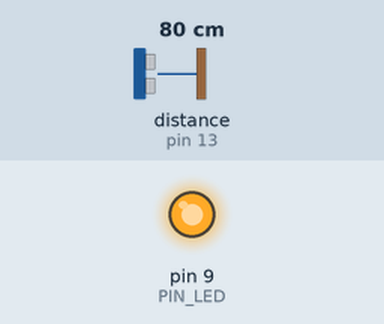
Recording of a sketch running on a simulated Arduino Uno, built with avr-gcc and run on an emulated ATmega328P. Parts: output pins drawn as LEDs (lit = HIGH). Wiring (inferred from the names in the program): ultrasonic range finder: trigger pin 12; echo pin 13. The test bench sets the inputs (shaded band); at power-on: distance to the obstacle (sensor on pin 13) 80 cm. The echo pulse lasts 58.3 µs per cm; pins used as bus, display or sensor lines are not drawn; what the sketch prints to the serial monitor is not drawn.

Above: at 0.15 s.
Timing chart, 0 to 1.6 s (numbered marks = the images above):
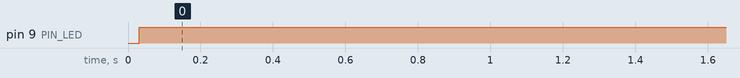

Measured:
- by itself, pin 9 (PIN_LED): LOW → HIGH at 0.03 s

The sketch:

09_challenge_1.ino
```cpp
// Arduino pin assignment
#define PIN_LED  9
#define PIN_TRIG 12
#define PIN_ECHO 13

// configurable parameters
#define SND_VEL 346.0     // sound velocity at 24 celsius degree (unit: m/sec)
#define INTERVAL 25       // sampling interval (unit: msec)
#define PULSE_DURATION 10 // ultra-sound Pulse Duration (unit: usec)
#define _DIST_MIN 100     // minimum distance to be measured (unit: mm)
#define _DIST_MAX 300     // maximum distance to be measured (unit: mm)

#define TIMEOUT ((INTERVAL / 2) * 1000.0) // maximum echo waiting time (unit: usec)
#define SCALE (0.001 * 0.5 * SND_VEL)     // coefficent to convert duration to distance

#define _EMA_ALPHA 0.5    // EMA weight of new sample (range: 0 to 1)
                          // Setting EMA to 1 effectively disables EMA filter.

#define MEDIAN_NUM 30

// global variables
unsigned long last_sampling_time;   // unit: msec
float dist_prev = _DIST_MAX;        // Distance last-measured
float dist_ema;                     // EMA distance
float dist_meds[MEDIAN_NUM];        // median distances
int index_meds = 0;                 // 현재 dist_meds에 몇 개의 측정값이 들어가있는가

void setup() {
  // initialize GPIO pins
  pinMode(PIN_LED,OUTPUT);
  pinMode(PIN_TRIG,OUTPUT);
  pinMode(PIN_ECHO,INPUT);
  digitalWrite(PIN_TRIG, LOW);

  // initialize serial port
  Serial.begin(57600);
}

float FilterOfRange(float raw, float prev, int MIN, int MAX){
  if(raw != 0 && (MIN <= raw && raw <= MAX)) return raw;
  else return prev;
}

float FilterOfEMA(float raw, float alpha){
  return (alpha * raw) + ((1 - alpha) * dist_prev);
}

float Clamp(float raw, int MIN, int MAX){
  if ((raw == 0.0) || (raw > MAX)) {
      raw = MAX + 10.0;  // Set Higher Value
      digitalWrite(PIN_LED, 1);       // LED OFF
  } else if (raw < MIN) {
      raw = MIN - 10.0;    // Set Lower Value
      digitalWrite(PIN_LED, 1);       // LED OFF
  } else {    // In desired Range
      digitalWrite(PIN_LED, 0);       // LED ON
  }
  return raw;
}

int Compare(const void* temp1, const void* temp2){
  float a = *((float *)temp1);
  float b = *((float *)temp2);

  return (int)(a - b);
}

float FilterOfMed(float raw){
  if(index_meds == MEDIAN_NUM) {
    for(int i = 0; i < MEDIAN_NUM - 1;i++){
      dist_meds[i] = dist_meds[i + 1];
    }
    dist_meds[MEDIAN_NUM - 1] = raw;
  }
  else dist_meds[index_meds++] = raw;

  float *sorted_meds = (float *)malloc(sizeof(float) * index_meds);
  for(int i = 0; i < index_meds;i++){
    sorted_meds[i] = dist_meds[i];
  }

  qsort(sorted_meds, index_meds, sizeof(sorted_meds[0]), Compare);
  float median = sorted_meds[index_meds / 2];
  free(sorted_meds);
  return median;
}

void loop() {
  float dist_raw;
  float dist_filtered;
  float dist_median;

  // wait until next sampling time.
  // millis() returns the number of milliseconds since the program started.
  //    will overflow after 50 days.
  if (millis() < last_sampling_time + INTERVAL)
    return;

  // get a distance reading from the USS
  dist_raw = USS_measure(PIN_TRIG,PIN_ECHO);

  dist_median = FilterOfMed(dist_raw);
  dist_filtered = FilterOfRange(dist_raw, dist_prev, _DIST_MIN, _DIST_MAX);
  // Modify the below line to implement the EMA equation
  dist_ema = FilterOfEMA(dist_filtered, 0.5);
  dist_prev = dist_ema;

  //dist_filtered = Clamp(dist_filtered, _DIST_MIN, _DIST_MAX);
  dist_raw = Clamp(dist_raw, _DIST_MIN, _DIST_MAX);
  dist_ema = Clamp(dist_ema, _DIST_MIN, _DIST_MAX);
  dist_median = Clamp(dist_median, _DIST_MIN, _DIST_MAX);

  // output the distance to the serial port
  Serial.print("Min:");     Serial.print(_DIST_MIN);
  Serial.print(",raw:");    Serial.print(dist_raw);
  //Serial.print(",fil:");  Serial.print(dist_filtered);
  Serial.print(",median:"); Serial.print(dist_median);
  Serial.print(",ema:");    Serial.print(dist_ema);
  Serial.print(",Max:");    Serial.print(_DIST_MAX);
  Serial.println("");

  // do something here

  // update last sampling time
  last_sampling_time += INTERVAL;
}

// get a distance reading from USS. return value is in millimeter.
float USS_measure(int TRIG, int ECHO)
{
  digitalWrite(TRIG, HIGH);
  delayMicroseconds(PULSE_DURATION);
  digitalWrite(TRIG, LOW);

  return pulseIn(ECHO, HIGH, TIMEOUT) * SCALE; // unit: mm

  // Pulse duration to distance conversion example (target distance = 17.3m)
  // - pulseIn(ECHO, HIGH, timeout) returns microseconds (음파의 왕복 시간)
  // - 편도 거리 = (pulseIn() / 1,000,000) * SND_VEL / 2 (미터 단위)
  //   mm 단위로 하려면 * 1,000이 필요 ==>  SCALE = 0.001 * 0.5 * SND_VEL
  //
  // - 예, pusseIn()이 100,000 이면 (= 0.1초, 왕복 거리 34.6m)
  //        = 100,000 micro*sec * 0.001 milli/micro * 0.5 * 346 meter/sec
  //        = 100,000 * 0.001 * 0.5 * 346
  //        = 17,300 mm  ==> 17.3m
}
```
